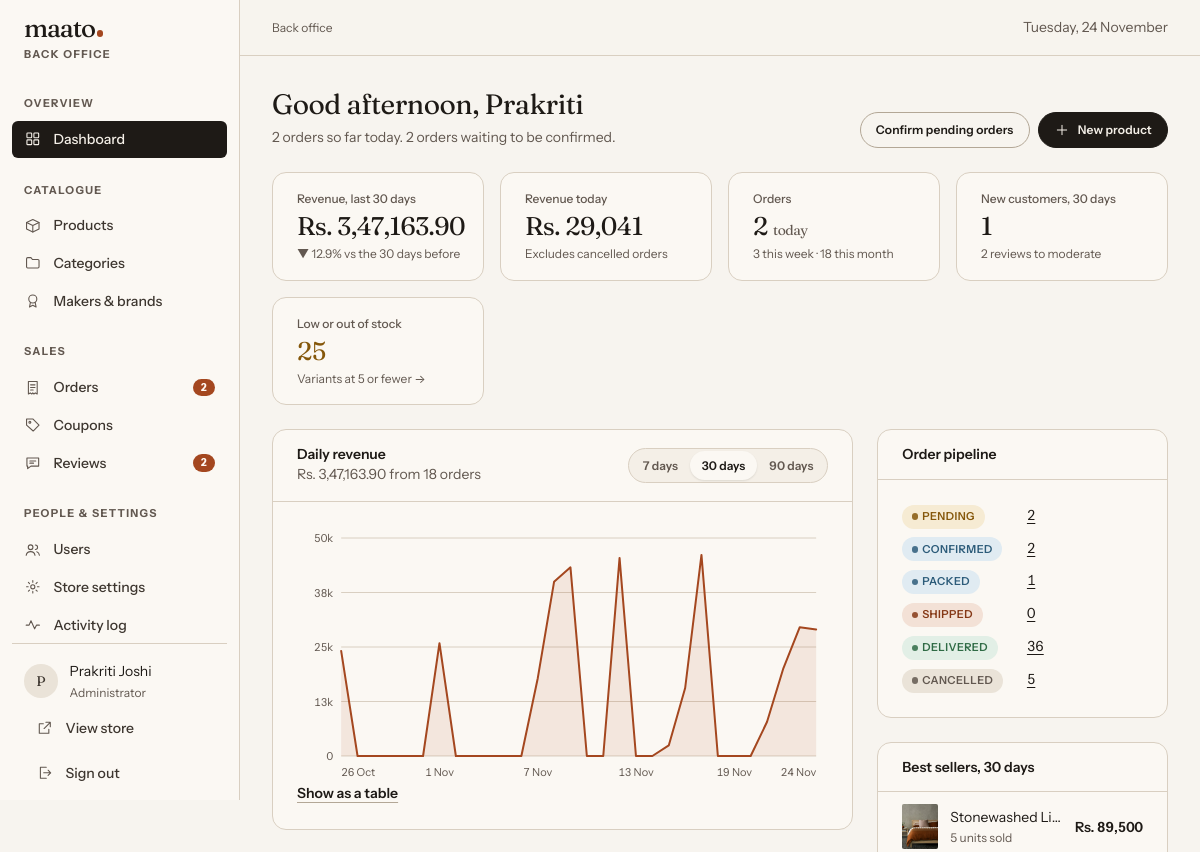
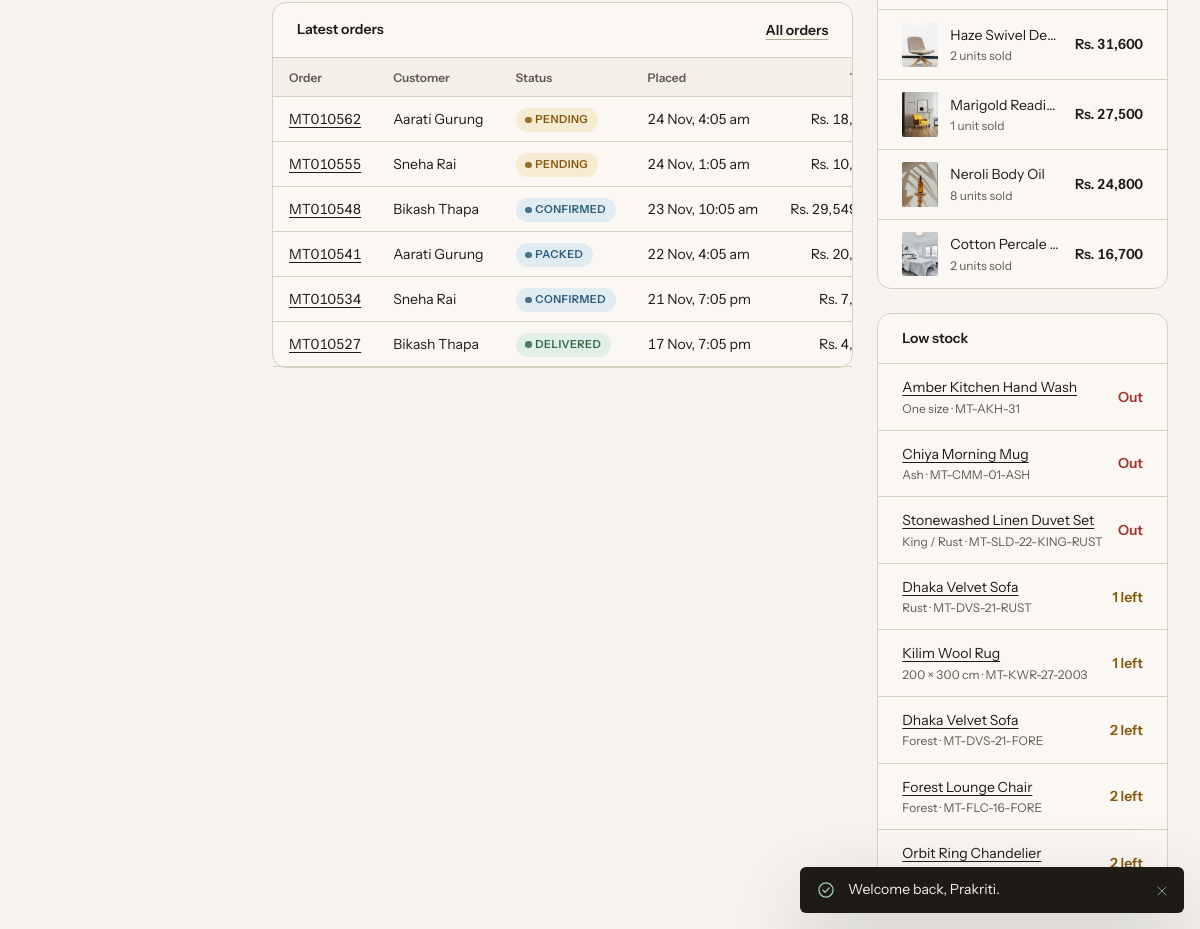
The page /suman-ecom/admin (signed in) on the database its author committed (2 pictures, top to bottom).
### tables this page shows
CREATE TABLE users (
    id            INT UNSIGNED     NOT NULL AUTO_INCREMENT,
    role_id       TINYINT UNSIGNED NOT NULL,
    name          VARCHAR(120)     NOT NULL,
    email         VARCHAR(190)     NOT NULL,
    phone         VARCHAR(20)      NULL,
    password_hash VARCHAR(255)     NOT NULL,
    avatar_path   VARCHAR(255)     NULL,
    is_blocked    TINYINT(1)       NOT NULL DEFAULT 0,
    last_login_at DATETIME         NULL,
    created_at    DATETIME         NOT NULL DEFAULT CURRENT_TIMESTAMP,
    updated_at    DATETIME         NOT NULL DEFAULT CURRENT_TIMESTAMP ON UPDATE CURRENT_TIMESTAMP,
    PRIMARY KEY (id),
    UNIQUE KEY uq_users_email (email),
    KEY idx_users_role (role_id),
    KEY idx_users_created (created_at),
    CONSTRAINT fk_users_role FOREIGN KEY (role_id) REFERENCES roles (id) ON UPDATE CASCADE
);

CREATE TABLE roles (
    id          TINYINT UNSIGNED NOT NULL AUTO_INCREMENT,
    slug        VARCHAR(20)  NOT NULL,
    name        VARCHAR(50)  NOT NULL,
    description VARCHAR(255) NULL,
    PRIMARY KEY (id),
    UNIQUE KEY uq_roles_slug (slug)
);

CREATE TABLE orders (
    id               INT UNSIGNED  NOT NULL AUTO_INCREMENT,
    order_number     VARCHAR(20)   NOT NULL,
    user_id          INT UNSIGNED  NOT NULL,
    status           ENUM('pending','confirmed','packed','shipped','delivered','cancelled') NOT NULL DEFAULT 'pending',
    payment_method   ENUM('cash_on_delivery','pay_on_pickup') NOT NULL,
    subtotal         DECIMAL(12,2) NOT NULL,
    discount_total   DECIMAL(12,2) NOT NULL DEFAULT 0,
    shipping_total   DECIMAL(12,2) NOT NULL DEFAULT 0,
    tax_rate         DECIMAL(5,2)  NOT NULL DEFAULT 0,
    tax_total        DECIMAL(12,2) NOT NULL DEFAULT 0,
    grand_total      DECIMAL(12,2) NOT NULL,
    currency         CHAR(3)       NOT NULL DEFAULT 'NPR',
    coupon_id        INT UNSIGNED  NULL,
    coupon_code      VARCHAR(30)   NULL,
     
    customer_name    VARCHAR(120)  NOT NULL,
    customer_email   VARCHAR(190)  NOT NULL,
    customer_phone   VARCHAR(20)   NULL,
    ship_recipient   VARCHAR(120)  NOT NULL,
    ship_phone       VARCHAR(20)   NOT NULL,
    ship_line1       VARCHAR(160)  NOT NULL,
    ship_line2       VARCHAR(160)  NULL,
    ship_city        VARCHAR(80)   NOT NULL,
    ship_district    VARCHAR(80)   NOT NULL,
    ship_province    VARCHAR(60)   NOT NULL,
    ship_postal_code VARCHAR(10)   NULL,
    note             VARCHAR(500)  NULL,
    cancelled_at     DATETIME      NULL,
    delivered_at     DATETIME      NULL,
    created_at       DATETIME      NOT NULL DEFAULT CURRENT_TIMESTAMP,
    updated_at       DATETIME      NOT NULL DEFAULT CURRENT_TIMESTAMP ON UPDATE CURRENT_TIMESTAMP,
    PRIMARY KEY (id),
    UNIQUE KEY uq_orders_number (order_number),
    KEY idx_orders_user (user_id, created_at),
    KEY idx_orders_status (status, created_at),
    KEY idx_orders_created (created_at),
    CONSTRAINT fk_orders_user FOREIGN KEY (user_id) REFERENCES users (id) ON DELETE RESTRICT,
    CONSTRAINT fk_orders_coupon FOREIGN KEY (coupon_id) REFERENCES coupons (id) ON DELETE SET NULL
);

CREATE TABLE product_variants (
    id         INT UNSIGNED  NOT NULL AUTO_INCREMENT,
    product_id INT UNSIGNED  NOT NULL,
    sku        VARCHAR(64)   NOT NULL,
    size       VARCHAR(40)   NULL,
    color      VARCHAR(40)   NULL,
    color_hex  CHAR(7)       NULL,
    price      DECIMAL(12,2) NULL COMMENT 'NULL = use product price',
    sale_price DECIMAL(12,2) NULL COMMENT 'NULL = use product sale price',
    stock      INT UNSIGNED  NOT NULL DEFAULT 0,
    sort_order SMALLINT      NOT NULL DEFAULT 0,
    created_at DATETIME      NOT NULL DEFAULT CURRENT_TIMESTAMP,
    updated_at DATETIME      NOT NULL DEFAULT CURRENT_TIMESTAMP ON UPDATE CURRENT_TIMESTAMP,
    PRIMARY KEY (id),
    UNIQUE KEY uq_variants_sku (sku),
    KEY idx_variants_product (product_id, sort_order),
    KEY idx_variants_stock (stock),
    CONSTRAINT fk_variants_product FOREIGN KEY (product_id) REFERENCES products (id) ON DELETE CASCADE
);

CREATE TABLE products (
    id                INT UNSIGNED  NOT NULL AUTO_INCREMENT,
    category_id       INT UNSIGNED  NOT NULL,
    brand_id          INT UNSIGNED  NULL,
    name              VARCHAR(160)  NOT NULL,
    slug              VARCHAR(180)  NOT NULL,
    short_description VARCHAR(255)  NOT NULL DEFAULT '',
    description       TEXT          NOT NULL,
    details           TEXT          NULL COMMENT 'Materials, dimensions and care, one per line',
    price             DECIMAL(12,2) NOT NULL,
    sale_price        DECIMAL(12,2) NULL,
    sale_starts_at    DATETIME      NULL,
    sale_ends_at      DATETIME      NULL,
    status            ENUM('draft','published') NOT NULL DEFAULT 'draft',
    is_featured       TINYINT(1)    NOT NULL DEFAULT 0,
    size_guide        ENUM('bedding','rug','furniture') NULL,
    meta_title        VARCHAR(160)  NULL,
    meta_description  VARCHAR(255)  NULL,
    created_at        DATETIME      NOT NULL DEFAULT CURRENT_TIMESTAMP,
    updated_at        DATETIME      NOT NULL DEFAULT CURRENT_TIMESTAMP ON UPDATE CURRENT_TIMESTAMP,
    deleted_at        DATETIME      NULL,
    PRIMARY KEY (id),
    UNIQUE KEY uq_products_slug (slug),
    KEY idx_products_listing (status, deleted_at, created_at),
    KEY idx_products_category (category_id),
    KEY idx_products_brand (brand_id),
    FULLTEXT KEY ft_products_search (name, short_description, description),
    CONSTRAINT fk_products_category FOREIGN KEY (category_id) REFERENCES categories (id) ON DELETE RESTRICT,
    CONSTRAINT fk_products_brand FOREIGN KEY (brand_id) REFERENCES brands (id) ON DELETE SET NULL,
    CONSTRAINT chk_products_price CHECK (price >= 0 AND (sale_price IS NULL OR sale_price >= 0))
);

### app/Views/admin/dashboard.php (the view, shortened to what the rows shown need)
<div class="page-head">
  <div>
    <h1 class="h1">Good <?= (int) date('G') < 12 ? 'morning' : ((int) date('G') < 17 ? 'afternoon' : 'evening') ?>, <?= e(explode(' ', auth_user()['name'])[0]) ?></h1>
    <p><?= $kpis['orders_today'] ? e(plural($kpis['orders_today'], 'order')) . ' so far today.' : 'No orders yet today.' ?> <?= ($statusCounts['pending'] ?? 0) ? e(plural($statusCounts['pending'], 'order')) . ' waiting to be confirmed.' : 'Nothing waiting to be confirmed.' ?></p>
  </div>
</div>
<div class="grid-2">
  <div class="stack-gap">
    <section class="a-card" aria-labelledby="sales-title">
      <div class="a-card__head">
        <div>
          <h2 id="sales-title">Daily revenue</h2>
        </div>
      </div>
    </section>
    <section class="a-card" aria-labelledby="recent-title">
      <div class="a-card__head"><h2 id="recent-title">Latest orders</h2><?php if (can('orders.manage')): ?><a class="link-btn" href="<?= e(route('admin.orders')) ?>">All orders</a><?php endif; ?></div>
      <div class="table-wrap">
        <table class="data-table">
          <thead><tr><th scope="col">Order</th><th scope="col">Customer</th><th scope="col">Status</th><th scope="col">Placed</th><th scope="col" class="num">Total</th></tr></thead>
          <tbody>
            <?php foreach ($recent as $o): ?>
              <tr>
                <td><?php if (can('orders.manage')): ?><a href="<?= e(route('admin.orders.show', ['id' => $o['id']])) ?>"><?= e($o['order_number']) ?></a><?php else: ?><?= e($o['order_number']) ?><?php endif; ?></td>
                <td><?= e($o['customer_name']) ?></td>
                <td><?php partial('partials/status-badge', ['status' => $o['status']]); ?></td>
                <td><?= e(format_date($o['created_at'], 'j M, g:i a')) ?></td>
                <td class="num"><?= e(money($o['grand_total'])) ?></td>
              </tr>
            <?php endforeach; ?>
          </tbody>
        </table>
      </div>
    </section>
  </div>
  <div class="stack-gap">
    <section class="a-card" aria-labelledby="pipeline-title">
      <div class="a-card__head"><h2 id="pipeline-title">Order pipeline</h2></div>
    </section>
    <section class="a-card" aria-labelledby="top-title">
      <div class="a-card__head"><h2 id="top-title">Best sellers, 30 days</h2></div>
    </section>
    <section class="a-card" aria-labelledby="stock-title">
      <div class="a-card__head"><h2 id="stock-title">Low stock</h2></div>
      <?php if ($lowStock): ?>
        <ul class="mini-list">
          <?php foreach ($lowStock as $v): ?>
            <li>
              <span class="grow">
                <?php if (can('products.manage')): ?><a href="<?= e(route('admin.products.edit', ['id' => $v['product_id']])) ?>"><?= e($v['name']) ?></a><?php else: ?><span><?= e($v['name']) ?></span><?php endif; ?>
                <small><?= e(implode(' / ', array_filter([$v['size'], $v['color']])) ?: 'One size') ?> · <?= e($v['sku']) ?></small>
              </span>
              <span class="<?= (int) $v['stock'] === 0 ? 'stock-out' : 'stock-low' ?>"><?= (int) $v['stock'] === 0 ? 'Out' : (int) $v['stock'] . ' left' ?></span>
            </li>
          <?php endforeach; ?>
        </ul>
      <?php else: ?><p class="a-card__body muted">Everything is comfortably stocked.</p><?php endif; ?>
    </section>
  </div>
</div>

### app/Views/partials/status-badge.php (shortened to what the rows shown need)
<span class="badge badge--<?= e(OrderStatus::TONES[$status] ?? 'neutral') ?>"><?= e(OrderStatus::label($status)) ?></span>

### app/Views/layouts/admin.php (shortened to what the rows shown need)
<?php
$me = Auth::user();
?>
<!doctype html>
<html lang="en" class="no-js">
<head>
</head>
<body class="admin">
<div class="admin-shell">
  <aside class="sidebar" id="sidebar" data-sidebar>
    <div class="sidebar__foot">
      <div class="sidebar__user">
        <?php if ($me['avatar_path']): ?><img class="avatar" src="<?= e(media($me['avatar_path'])) ?>" alt=""><?php else: ?><span class="avatar" aria-hidden="true"><?= e(mb_strtoupper(mb_substr($me['name'], 0, 1))) ?></span><?php endif; ?>
        <span><?= e($me['name']) ?><small><?= e($me['role_name']) ?></small></span>
      </div>
    </div>
  </aside>
  <div>
    <main class="page" id="main" tabindex="-1">
      <?= $content ?>
    </main>
  </div>
</div>
</body>
</html>

### rows shown on the page
users: name "P", name "Prakriti Joshi", role.name "Administrator", name "Prakriti"
orders: order_number "MT010562", customer_name "Aarati Gurung", status "PENDING", created_at "24 Nov, 4:05 am", grand_total "Rs.…"
orders: order_number "MT010555", customer_name "Sneha Rai", status "PENDING", created_at "24 Nov, 1:05 am", grand_total "Rs.…"
orders: order_number "MT010548", customer_name "Bikash Thapa", status "CONFIRMED", created_at "23 Nov, 10:05 am", grand_total "Rs.…"
orders: order_number "MT010541", customer_name "Aarati Gurung", status "PACKED", created_at "22 Nov, 4:05 am", grand_total "Rs.…"
orders: order_number "MT010534", customer_name "Sneha Rai", status "CONFIRMED", created_at "21 Nov, 7:05 pm", grand_total "Rs.…"
orders: order_number "MT010527", customer_name "Bikash Thapa", status "DELIVERED", created_at "17 Nov, 7:05 pm", grand_total "Rs.…"
product_variants: product.name "Amber Kitchen Hand Wash", size+color "One size", sku "MT-AKH-31", stock "Out"
product_variants: product.name "Chiya Morning Mug", color "Ash", sku "MT-CMM-01-ASH", stock "Out"
product_variants: product.name "Stonewashed Linen Duvet Set", size+color "King / Rust", sku "MT-SLD-22-KING-RUST", stock "Out"
product_variants: product.name "Dhaka Velvet Sofa", color "Rust", sku "MT-DVS-21-RUST", stock "1"
product_variants: product.name "Kilim Wool Rug", size "200 × 300 cm", sku "MT-KWR-27-2003", stock "1"
product_variants: product.name "Dhaka Velvet Sofa", color "Forest", sku "MT-DVS-21-FORE", stock "2"
product_variants: product.name "Forest Lounge Chair", color "Forest", sku "MT-FLC-16-FORE", stock "2"
product_variants: product.name "Orbit Ring Chandelier", stock "2"

### other values the page prints
mb_strtolower(setting('store_name', 'Maato')) "maato"
$group "OVERVIEW"
$label "Dashboard"
$group "CATALOGUE"
$label "Products"
$label "Categories"
$label "Makers & brands"
$group "SALES"
$label "Orders"
$count "2"
$label "Coupons"
$label "Reviews"
$group "PEOPLE & SETTINGS"
$label "Users"
$label "Store settings"
